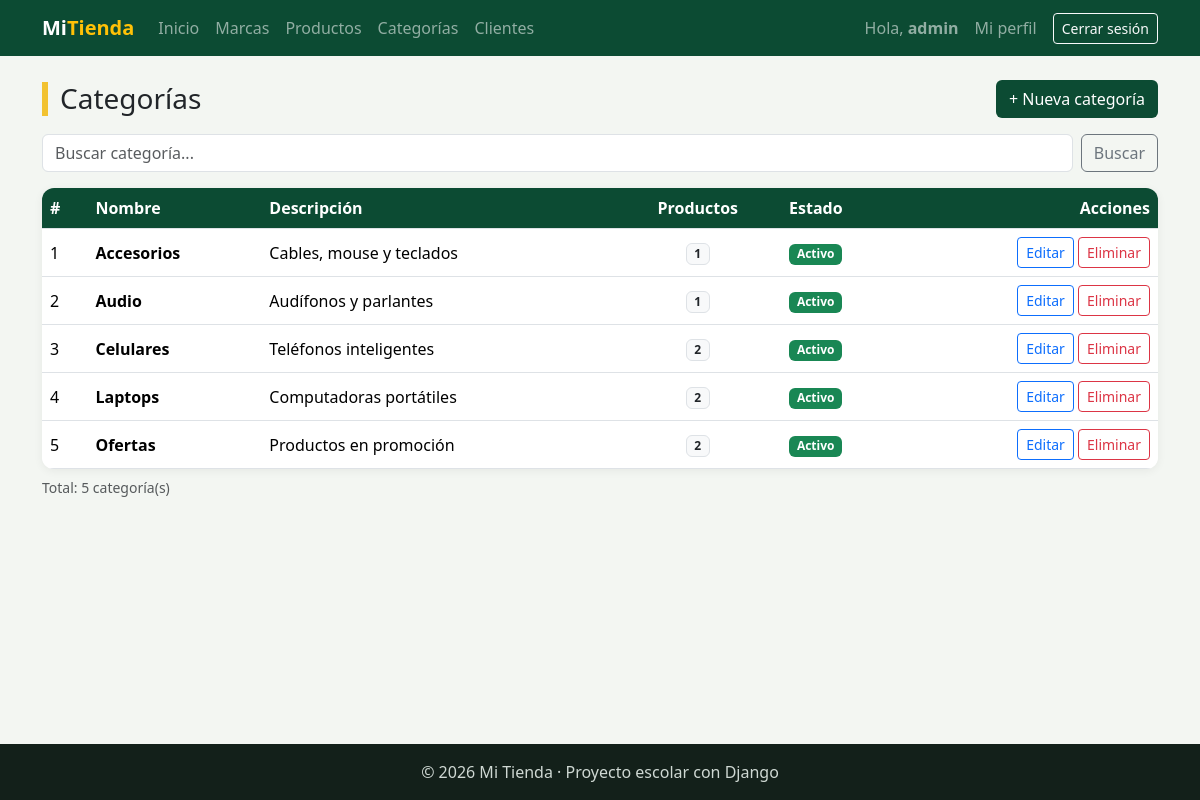
The page /facturacion/categorias/ (signed in) on the database its author committed.
### facturacion/models.py (models this page shows, shortened)
class Categoria(models.Model):                   # Hereda de models.Model → Django la convierte en tabla
    nombre = models.CharField(                   # CharField = texto corto → columna VARCHAR
        max_length=60,                           #   máximo 60 letras (OBLIGATORIO en CharField)
        unique=True,                             #   no puede haber dos categorías con el mismo nombre
    )
    descripcion = models.TextField(blank=True)   # TextField = texto largo. blank=True: el formulario lo deja vacío
    activo = models.BooleanField(default=True)   # Verdadero/Falso. default: valor si no se indica otro
    class Meta:                                  # Meta = configuración de la TABLA (no son columnas)
        verbose_name = "Categoría"               #   nombre en singular (se ve en el admin y en errores)
        verbose_name_plural = "Categorías"       #   nombre en plural
        ordering = ["nombre"]                    #   orden por defecto de las consultas: A → Z

### facturacion/views.py (the view)
# urls.py: path("categorias/", views.categoria_lista, name="categoria_lista"),
@login_required
def categoria_lista(request):                              # READ · solo GET
    q = request.GET.get("q", "")                           # 1. Buscador: /categorias/?q=aud (si no hay, "")
    categorias = Categoria.objects.annotate(               # 2. Todas las categorías, y a cada una le agregamos
        num_productos=Count("productos")                   #    num_productos (N:M al revés con related_name).
    )                                                      #    Así la tabla hace 1 consulta en vez de 1 por fila
    if q:                                                  # 3. Si escribió algo...
        categorias = categorias.filter(nombre__icontains=q)    # ...filtramos por nombre
    contexto = {"titulo": "Categorías", "categorias": categorias, "q": q}
    return render(request, "facturacion/categoria_lista.html", contexto)

### facturacion/templates/facturacion/categoria_lista.html (shortened to what this page needs)
{% extends "base.html" %}
{% block contenido %}
<div class="d-flex justify-content-between align-items-center flex-wrap gap-2 mb-3">
    <h1 class="h3 titulo-pagina m-0">{{ titulo }}</h1>
    <a href="{% url 'facturacion:categoria_crear' %}" class="btn btn-verde">+ Nueva categoría</a>
</div>
<form method="get" class="d-flex gap-2 mb-3">
    <input type="text" name="q" value="{{ q }}" class="form-control" placeholder="Buscar categoría...">
    <button type="submit" class="btn btn-outline-secondary">Buscar</button>
</form>
<div class="tarjeta p-0 table-responsive">
    <table class="table table-hover align-middle m-0">
        <thead>
            <tr><th>#</th><th>Nombre</th><th>Descripción</th><th class="text-center">Productos</th><th>Estado</th><th class="text-end">Acciones</th></tr>
        </thead>
        <tbody>
            {% for categoria in categorias %}
            <tr>
                <td>{{ forloop.counter }}</td>
                <td class="fw-semibold">{{ categoria.nombre }}</td>
                <td>{{ categoria.descripcion|default:"—"|truncatechars:50 }}</td>
                <td class="text-center"><span class="badge bg-light text-dark border">{{ categoria.num_productos }}</span></td>
                <td>
                    {% if categoria.activo %}<span class="badge bg-success">Activo</span>{% else %}<span class="badge bg-secondary">Inactivo</span>{% endif %}
                </td>
                <td class="text-end text-nowrap">
                    <a href="{% url 'facturacion:categoria_editar' categoria.pk %}" class="btn btn-sm btn-outline-primary">Editar</a>
                    <a href="{% url 'facturacion:categoria_eliminar' categoria.pk %}" class="btn btn-sm btn-outline-danger">Eliminar</a>
                </td>
            </tr>
            {% empty %}
            <tr><td colspan="6" class="text-center text-muted py-4">No hay categorías registradas.</td></tr>
            {% endfor %}
        </tbody>
    </table>
</div>
<p class="text-muted small mt-2">Total: {{ categorias|length }} categoría(s)</p>
{% endblock %}

### templates/base.html (shortened to what this page needs)
{% load static %}
<!DOCTYPE html>
<html lang="es">
<head>
    <link href="https://cdn.jsdelivr.net/npm/bootstrap@5.3.3/dist/css/bootstrap.min.css" rel="stylesheet">
    <link rel="stylesheet" href="{% static 'css/estilos.css' %}">
</head>
<body>
    <nav class="navbar navbar-expand-lg navbar-dark barra">
        <div class="container">
            <a class="navbar-brand fw-bold" href="{% url 'home' %}">Mi<span class="text-warning">Tienda</span></a>
            <div class="collapse navbar-collapse" id="menu">
                <ul class="navbar-nav me-auto">
                    <li class="nav-item"><a class="nav-link" href="{% url 'home' %}">Inicio</a></li>
                    {% if user.is_authenticated %}
                        <li class="nav-item"><a class="nav-link" href="{% url 'facturacion:marca_lista' %}">Marcas</a></li>
                        <li class="nav-item"><a class="nav-link" href="{% url 'facturacion:producto_lista' %}">Productos</a></li>
                        <li class="nav-item"><a class="nav-link" href="{% url 'facturacion:categoria_lista' %}">Categorías</a></li>
                        <li class="nav-item"><a class="nav-link" href="{% url 'facturacion:cliente_lista' %}">Clientes</a></li>
                    {% endif %}
                </ul>
                <ul class="navbar-nav align-items-lg-center gap-2">
                    {% if user.is_authenticated %}
                        <li class="nav-item navbar-text">Hola, <b>{{ user.username }}</b></li>
                        <li class="nav-item"><a class="nav-link" href="{% url 'facturacion:mi_perfil' %}">Mi perfil</a></li>
                        <li class="nav-item">
                            <form method="post" action="{% url 'logout' %}" class="m-0">
                                <button type="submit" class="btn btn-sm btn-outline-light">Cerrar sesión</button>
                            </form>
                        </li>
                    {% else %}
                        <li class="nav-item"><a class="nav-link" href="{% url 'login' %}">Ingresar</a></li>
                        <li class="nav-item"><a class="btn btn-sm btn-warning" href="{% url 'registro' %}">Crear cuenta</a></li>
                    {% endif %}
                </ul>
            </div>
        </div>
    </nav>
    <main class="container py-4">
        {% block contenido %}{% endblock %}
    </main>
    <footer class="pie text-center py-3">© 2026 Mi Tienda · Proyecto escolar con Django</footer>
</body>
</html>

### static/css/estilos.css (style rules this page uses)
:root { --verde: #0c4b33; --verde-claro: #2f9e6e; --amarillo: #f2c230; }
body { background-color: #f3f6f2; min-height: 100vh; display: flex; flex-direction: column; }
main { flex: 1; }
.barra { background-color: var(--verde); }
.titulo-pagina { border-left: 6px solid var(--amarillo); padding-left: 12px; }
.tarjeta { background-color: white; border-radius: 12px; padding: 24px; box-shadow: 0 2px 10px rgba(0, 0, 0, .06); }
.table thead th { background-color: var(--verde); color: white; }
.btn-verde { background-color: var(--verde); color: white; }
.pie { background-color: #13201a; color: #cfd8d3; }

### rows shown on the page
Categoria: nombre "Accesorios", descripcion "Cables, mouse y teclados", num_productos "1", activo "Activo"
Categoria: nombre "Audio", descripcion "Audífonos y parlantes", num_productos "1", activo "Activo"
Categoria: nombre "Celulares", descripcion "Teléfonos inteligentes", num_productos "2", activo "Activo"
Categoria: nombre "Laptops", descripcion "Computadoras portátiles", num_productos "2", activo "Activo"
Categoria: nombre "Ofertas", descripcion "Productos en promoción", num_productos "2", activo "Activo"

### other values the page prints
{{ user.username }} "admin"
{{ titulo }} "Categorías"
{{ categorias|length }} "5"
